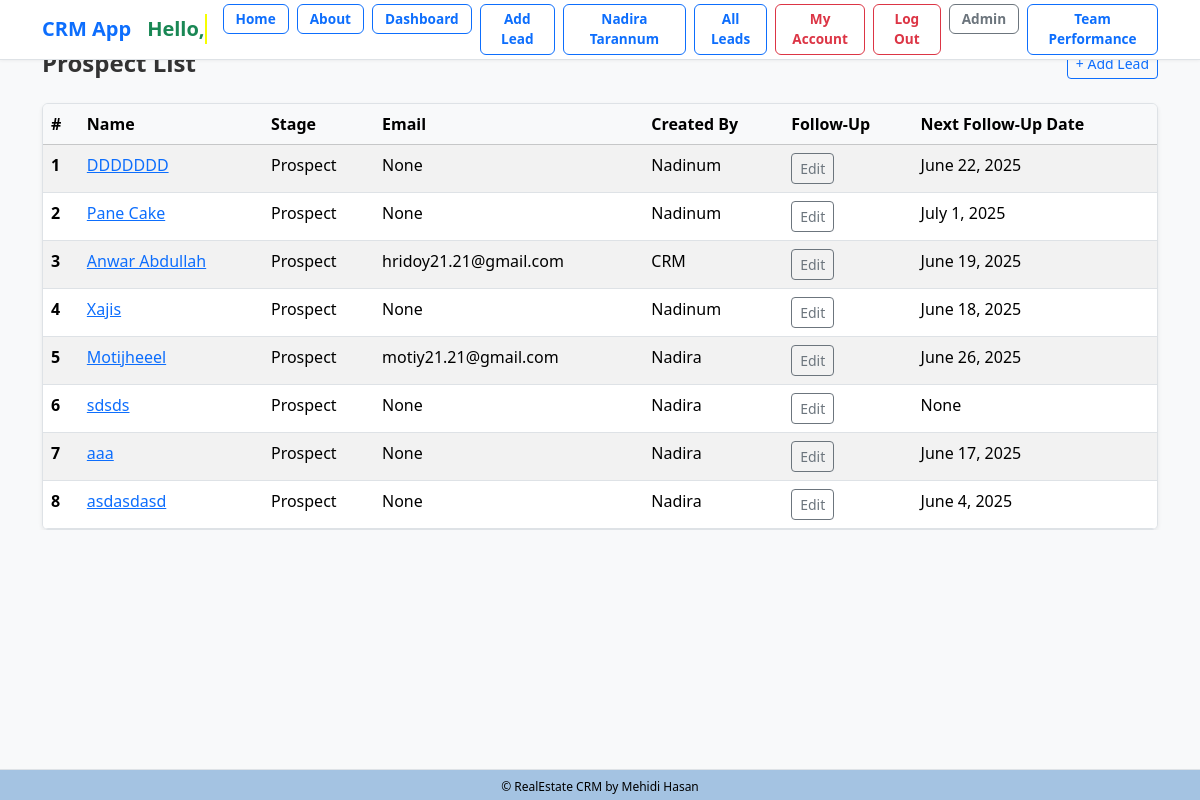
The app's page /leads/prospect/ (signed in) with its own data.
### lead/models.py (models this page shows, shortened)
class Lead(models.Model):
    LEAD_STAGE_CHOICES = (
        ('lead', 'Lead'),
        ('prospect', 'Prospect'),
        ('high_prospect', 'High Prospect'),
        ('sold_onboard', 'Sold/On-board'),
        ('hold', 'Hold'),
        ('lost', 'Lost'),
        ('junk', 'Junk'),
    )
    PROFESSION_CHOICES = (
        ('doctor', 'Doctor'),
        ('artist', 'Artist'),
        ('engineer', 'Engineer'),
        ('teacher', 'Teacher'),
        ('student', 'Student'),
        ('other', 'Other'),
    )
    PROJECT_CHOICES = (
        ('grand', 'Grand'),
        ('majestic', 'Majestic'),
        ('skyvilla', 'Skyvilla'),
        ('maxus', 'Maxus'),
        ('other', 'Other'),
    )
    PROPERTY_STATUS_CHOICES = (
        ('ready', 'Ready'),
        ('initial', 'Initial'),
        ('going', 'Going'),
    )
    PREFERRED_LOCATION_CHOICES = (
        ('banani', 'Banani'),
        ('gulshan', 'Gulshan'),
        ('badda', 'Badda'),
        ('dhanmondi', 'Dhanmondi'),
        ('other', 'Other'),
    )
    COMPANY_CHOICES = (
        ('rupayanhousing', 'Rupayan Housing'),
        ('rupayancityuttara', 'Rupayan City Uttara'),
        ('other', 'Other'),
    )
    INTERESTED_PROJECT_BUILDING_CHOICES = (
        ('grand-building-12', 'Grand Building 12'),
        ('majestic-building-5', 'Majestic Building 5'),
        ('skyvilla-building-3', 'Skyvilla Building 3'),
        ('maxus-building-8', 'Maxus Building 8'),
        ('other', 'Other'),
    )
    UNIT_SIZE_CHOICES = (
        ('2000-2500', '2000-2500 sqft'),
        ('200-300', '200-300 sqft'),
        ('300-400', '300-400 sqft'),
        ('2500-3000', '2500-3000 sqft'),
        ('3000-3500', '3000-3500 sqft'),
        ('3500-4000', '3500-4000 sqft'),
        ('4000+', '4000+ sqft'),
        ('other', 'Other'),
    )
    PREFERENCE_FLOOR = (
        ('1st', '1st Floor'),
        ('2nd', '2nd Floor'),
        ('3rd', '3rd Floor'),
        ('4th', '4th Floor'),
        ('5th', '5th Floor'),
        ('6th', '6th Floor'),
        ('7th', '7th Floor'),
        ('8th', '8th Floor'),
        ('9th', '9th Floor'),
        ('10th', '10th Floor'),
        ('11th', '11th Floor'),
        ('12th', '12th Floor'),
        ('13th', '13th Floor'),
        ('14th', '14th Floor'),
        ('15th', '15th Floor'),
    )
    FACING_CHOICES = (
        ('east', 'East'),
        ('west', 'West'),
        ('north', 'North'),
        ('south', 'South'),
        ('north-east', 'North-East'),
        ('north-west', 'North-West'),
        ('south-east', 'South-East'),
        ('south-west', 'South-West'),
        ('other', 'Other'),
    )
    VIEW_CHOICES = (
        ('road', 'Road'),
        ('park', 'Park'),
        ('lake', 'Lake'),
        ('city', 'City'),
        ('other', 'Other'),
    )
    BUDGET_CHOICES = (
        ('less-than-50-lakh', 'Less than 50 Lakh'),
        ('less-than-1-crore', 'Less than 1 Crore'),
        ('1-crore-to-2-crore', '1 Crore to 2 Crore'),
        ('2-crore-to-3-crore', '2 Crore to 3 Crore'),
        ('3-crore-to-4-crore', '3 Crore to 4 Crore'),
        ('4-crore-to-5-crore', '4 Crore to 5 Crore'),
        ('more-than-5-crore', 'More than 5 Crore'),
        ('other', 'Other'),
    )
    LEAD_SOURCE_CHOICES = (
        ('sgl', 'SGL'),
        ('walkin', 'Walk-in'),
        ('other', 'Other'),
    )
    SUB_SOURCE_CHOICES = (
        ('ownsource', 'Own Source'),
        ('referral', 'Referral'),
        ('doorto-door', 'Door to Door'),
        ('social-media', 'Social Media'),
        ('online-advertisement', 'Online Advertisement'),
        ('other', 'Other'),
    )
    TEAM_LEADER_CHOICES = (
        ('iktadul', 'Iktadul'),
        ('salman', 'Salman'),
        ('other', 'Other'),
    )
    FOLLOWUP_STATUS_CHOICES = (
        ('call', 'Call'),
        ('email', 'Email'),
        ('int Meeting', 'Int Meeting'),
        ('Ext Meeting', 'Ext Meeting'),
        ('project visit', 'Project Visit'),
        ('sold', 'Sold'),
        ('onboard', 'On-board'),
        ('junk', 'Junk'),
    )
    name = models.CharField("Name", max_length=50)
    team = models.ForeignKey(Team, on_delete=models.CASCADE, null=True, blank=True)
    phone = models.CharField(
    "Phone",
        max_length=11,
        unique=True,
        validators=[
            RegexValidator(
                regex=r'^\d{11}$',
                message='Phone number must contain only numbers.',
                code='invalid_phone'
            )
        ]
    )
    present_address = models.CharField("Present Address", max_length=20, choices=PREFERRED_LOCATION_CHOICES, blank=True, null=True)
    primaryemail = models.EmailField("Primary Email", max_length=254, blank=True, null=True)
    secondaryemail = models.EmailField("Secondary Email", blank=True, null=True)
    profession = models.CharField("Profession", max_length=20, choices=PROFESSION_CHOICES, blank=True, null=True)
    resident = models.CharField("Resident", max_length=100, blank=True, null=True)
    notes = models.TextField("Notes", blank=True, null=True)
    projecttype = models.CharField("Project Type", max_length=20, choices=PROJECT_CHOICES, blank=True, null=True)
    projectstatus = models.CharField("Project Status", max_length=20, choices=PROPERTY_STATUS_CHOICES, default='ready', blank=True, null=True)
    preferred_location = models.CharField("Preferred Location", max_length=20, choices=PREFERRED_LOCATION_CHOICES, blank=True, null=True)
    company = models.CharField("Company", max_length=20, choices=COMPANY_CHOICES, default="rupayancityuttara", null=True)
    interested_project_building = models.CharField("Interested Project Building", max_length=30, choices=INTERESTED_PROJECT_BUILDING_CHOICES, blank=True, null=True)
    unit_size = models.CharField("Unit Size", max_length=20, choices=UNIT_SIZE_CHOICES, blank=True, null=True)
    preference_floor = models.CharField("Preference Floor", max_length=20, choices=PREFERENCE_FLOOR, blank=True, null=True)
    facing = models.CharField("Facing", max_length=20, choices=FACING_CHOICES, blank=True, null=True)
    view = models.CharField("View", max_length=20, choices=VIEW_CHOICES, blank=True, null=True)
    budget = models.CharField("Budget", max_length=20, choices=BUDGET_CHOICES, blank=True, null=True)
    leadsource = models.CharField("Lead Source", max_length=20, choices=LEAD_SOURCE_CHOICES, default='sgl', blank=True, null=True)
    subsource = models.CharField("Sub Source", max_length=20, choices=SUB_SOURCE_CHOICES, default='ownsource',blank=True, null=True)
    teamleader = models.CharField("Team Leader", max_length=20, choices=TEAM_LEADER_CHOICES, default='iktadul',blank=True, null=True)
    description = models.TextField("Description", blank=True, null=True)
    converted_to_client = models.BooleanField("Converted to Client", default=False)
    created_at = models.DateTimeField("Created At", auto_now_add=True)
    modified_at = models.DateTimeField("Modified At", auto_now=True)
    followup_by = models.CharField("Follow Up By", max_length=50, choices=FOLLOWUP_STATUS_CHOICES, blank=True, null=True)
    lead_status = models.CharField("Lead Status", max_length=20, choices=LEAD_STAGE_CHOICES, default="lead", null=True)
    next_followup_by = models.CharField(max_length=20, choices=FOLLOWUP_STATUS_CHOICES, blank=True, null=True)
    next_followup_date = models.DateField("Next Follow Up Date", blank=True, null=True)
    modified_at = models.DateTimeField(auto_now=True)
    created_by = models.ForeignKey(User, related_name='leads', on_delete=models.CASCADE)
    transfer_to = models.ForeignKey(User, related_name='transferred_leads', on_delete=models.SET_NULL, null=True, blank=True)
    unique_id = models.CharField(max_length=255, unique=True, blank=True, null=True)

### dashboard/views.py (the view)
# urls.py: path('leads/prospect/', views.prospect_leads, name='prospect_leads'),
@login_required
def prospect_leads(request):
    if request.user.is_superuser:
        leads = Lead.objects.filter( lead_status='prospect')
    else:
        leads = Lead.objects.filter( created_by=request.user,lead_status='prospect'
        )
    total_prospect_leads = leads.count()
    return render(request, 'dashboard/prospect_leads.html', {
        'leads': leads,
        'total_prospect_leads': total_prospect_leads,
    })

### dashboard/templates/dashboard/prospect_leads.html (shortened to what this page needs)
{% extends 'crm/base.html' %}
{% block content %}
<div class="d-flex justify-content-between align-items-center mb-4">
    <h1 class="h4 fw-semibold mb-0">Prospect List</h1>
    <a class="btn btn-outline-primary btn-sm" href="{% url 'lead:addlead' %}">+ Add Lead</a>
</div>
{% if leads %}
    <div class="table-responsive shadow-sm rounded border">
        <table class="table table-hover table-striped mb-0">
            <thead class="table-light">
                <tr>
                    <th scope="col">#</th>
                    <th scope="col">Name</th>
                    <th scope="col">Stage</th>
                    <th scope="col">Email</th>
                    <th scope="col">Created By</th>
                    <th scope="col">Follow-Up</th>
                    <th scope="col" > Next Follow-Up Date</th>
                </tr>
            </thead>
            <tbody>
                {% for lead in leads %}
                    <tr>
                        <th scope="row">{{ forloop.counter }}</th>
                        <td><a href="{% url 'lead:lead_change_history' lead.id %}">{{ lead.name }}</a></td>
                        <td>{{ lead.get_lead_status_display }}</td>
                        <td>{{ lead.primaryemail }}</td>
                        <td>{{ lead.created_by }}</td>
                        <td> <a href="{% url 'edit_leads' lead.id %}?redirect_to=prospect_leads" class="btn btn-sm btn-outline-secondary">Edit</a></td>
                        <td>{{ lead.next_followup_date }}</td>
                    </tr>
                {% endfor %}
            </tbody>
        </table>
    </div>
{% else %}
    <div class="alert alert-light border text-center" role="alert">
        No leads found.
    </div>
{% endif %}
{% endblock %}

### static/css/styles.css (style rules this page uses)
body { font-family: "Segoe UI", Roboto, sans-serif; background-color: #f8f9fa; }
.container h1, .container h3 { color: #333; }
.table thead th { position: sticky; top: 0; background-color: #f8f9fa; z-index: 10; }

### crm/templates/crm/base.html (style rules this page uses)
body { padding-bottom: 40px; }

### records on screen
Lead: name "DDDDDDD", lead_status "Prospect", primaryemail "None", created_by "Nadinum", next_followup_date "June 22, 2025"
Lead: name "Pane Cake", lead_status "Prospect", primaryemail "None", created_by "Nadinum", next_followup_date "July 1, 2025"
Lead: name "Anwar Abdullah", lead_status "Prospect", primaryemail "hridoy21.21@gmail.com", created_by "CRM", next_followup_date "June 19, 2025"
Lead: name "Xajis", lead_status "Prospect", primaryemail "None", created_by "Nadinum", next_followup_date "June 18, 2025"
Lead: name "Motijheeel", lead_status "Prospect", primaryemail "motiy21.21@gmail.com", created_by "Nadira", next_followup_date "June 26, 2025"
Lead: name "sdsds", lead_status "Prospect", primaryemail "None", created_by "Nadira", next_followup_date "None"
Lead: name "aaa", lead_status "Prospect", primaryemail "None", created_by "Nadira", next_followup_date "June 17, 2025"
Lead: name "asdasdasd", lead_status "Prospect", primaryemail "None", created_by "Nadira", next_followup_date "June 4, 2025"
